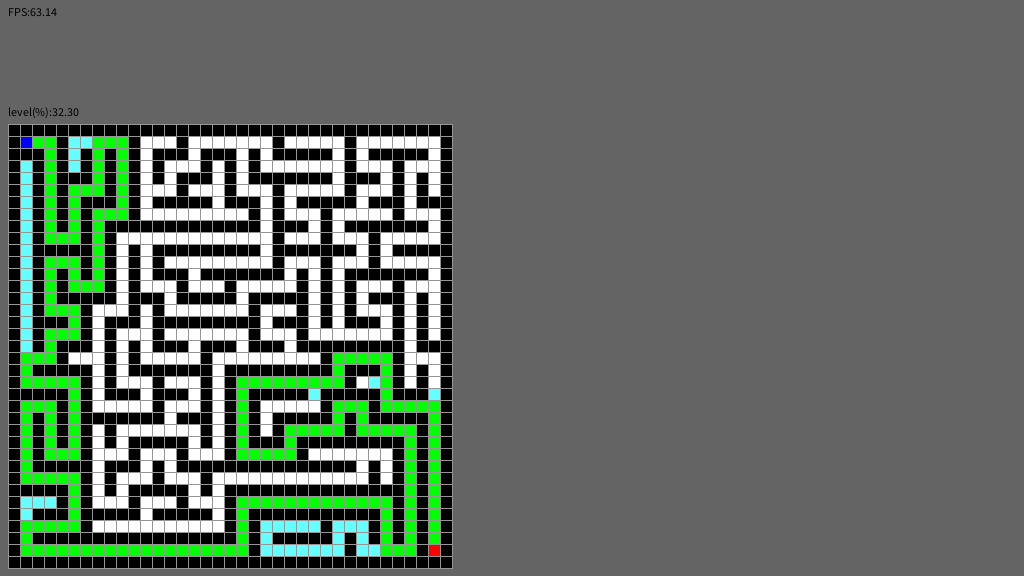
Frame 1 (no input)
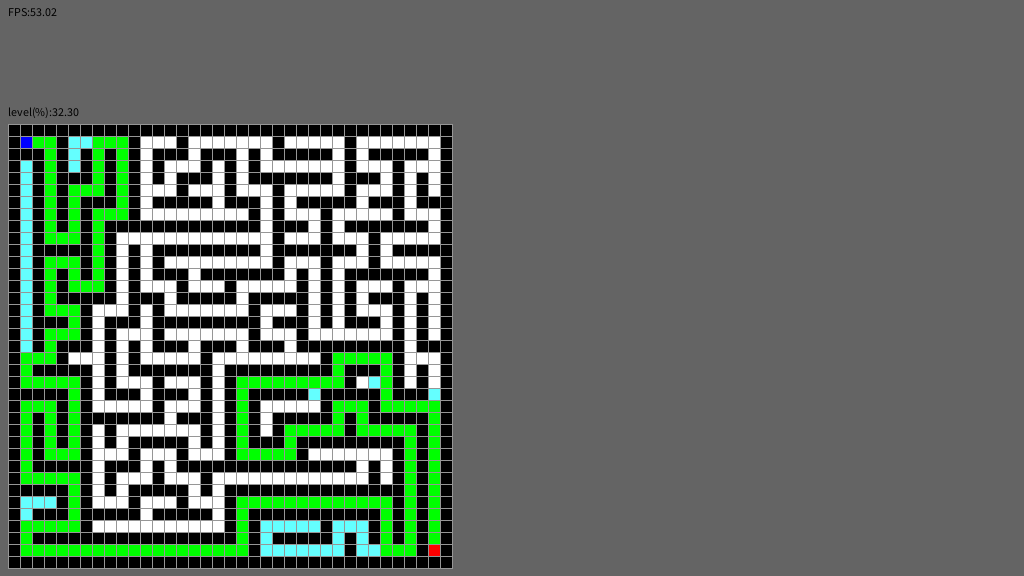
Frame 60 (the mouse pressed at the canvas centre just before this capture)
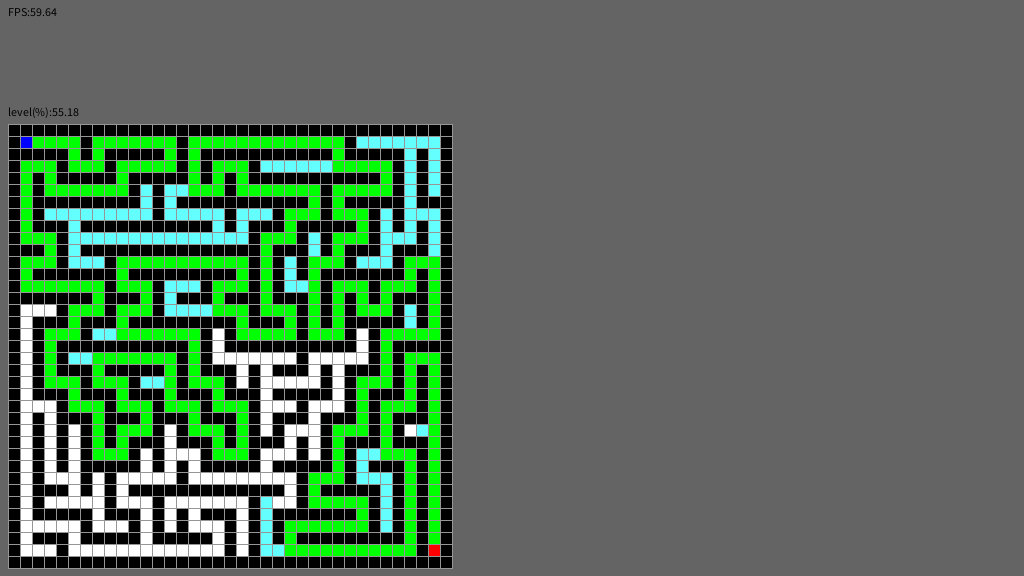
Frame 120 (the mouse held since frame 60 and released just before this capture)

The Processing sketch that drew these frames (run headless with seeded random() and noise(); from frame 60 on, the mouse is pressed at the canvas centre):

// Processing sketch: maze
// ── maze.pde
/** <a href="https://www.ugs.kochi-tech.ac.jp/260277p/maze_solver_3d/"> */

Maze_Generation stage;
Ui ui;

void settings() {
    // settings()関数は、Processingスケッチが初期化されるときに呼び出されます。
    // 通常、ウィンドウのサイズやピクセルのフォーマット、レンダリングエンジンなど、グローバルな設定を行うために使用されます。
    // この関数は省略可能で、定義されていない場合、Processingはデフォルトの設定を使用します。
    size(1024, 576);
    randomSeed(1);

    // 5以上の奇数
    stage = new Maze_Generation(37);
    ui = new Ui();
}

void setup() {
    // setup()関数は、settings()の後に1回だけ呼び出され、スケッチの初期化を行います。
    // 通常、一度だけ実行する必要のある初期化コードや、スケッチが開始されたときに行いたい初期化作業が含まれます。
    // translate(width / 2,height / 2);
    background(50,50,50);
}

int i = 0;
void draw() {
    // draw()関数は、setup()の後に繰り返し呼び出されます。
    //通常、1秒間に約60回呼び出され、連続的なアニメーションや動的な描画を行うために使用されます。
    // draw()には、フレームごとに更新される描画コードが含まれます。
    background(100,100,100);
    strokeWeight(0);
    if (i == 0) {
        if (mousePressed) {
            stage = new Maze_Generation(37);
        }
    }
    i++;
    if (i > 30) {
        i = 0;
    }
    //ui.mini_maze(stage.get_stage());
    ui.mini_maze(stage.get_stage_anser(),stage.get_distance());
    ui.fps();
    ui.level(stage.get_x(),stage.get_y(),stage.get_load(),stage.get_distance());

}


// https://algoful.com/Archive/Algorithm/MazeDig
// https://qiita.com/naru_1017/items/e4d017433372a313aeb3
// https://stone-program.com/python/algorithm/a-star-introduction/

// ── maze_generation.pde
import java.util.Arrays;
import java.util.Collections;
import java.util.Random;
import java.util.Comparator;
import java.util.HashSet;
import java.util.PriorityQueue;
import java.util.Objects;

public class Maze_Generation{
    private int[][] stage;//0:かべ 1:通路 2:スタート 3:ゴール
    private int[][] stage_anser;//0:かべ 1:通路 2:スタート 3:ゴール 4:探索箇所 5:最短経路
    private int x;
    private int y;
    private int[] start;
    private int[] goal;
    private int distance = 0;
    private int load = 0;
    private final int[][] dx = {{1,2} ,{ - 1, -2} ,{0,0} ,{0,0} };//x軸のベクトル
    private final int[][] dy = {{0,0} ,{0,0} ,{1,2} ,{ - 1, -2} };//y軸のベクトル

    public Maze_Generation(int x, int y) {
        initialize_stage(x,  y);
    }

    public Maze_Generation(int xy) {
        initialize_stage(xy,  xy);
    }
    public int[][] get_stage() {
        return this.stage;
    }
    public int[][] get_stage_anser() {
        return this.stage_anser;
    }
    public int get_distance() {
        return distance;
    }
    public int get_x() {
        return x;
    }
    public int get_y() {
        return y;
    }
    public int get_load() {
        return load;
    }
    private void initialize_stage(int x, int y) {
        // 5未満のサイズや偶数では生成できない
        if (x < 5) x = 5;
        if (y < 5) y = 5;
        if (x % 2 == 0) x++;
        if (y % 2 == 0) y++;
        this.x = x;
        this.y = y;
        this.stage = new int[this.y][this.x];
        this.stage_anser = new int[this.y][this.x];
        // 値の初期化
        for (int i = 0; i < this.y; i++) {
            for (int j = 0; j < this.x; j++) {
                this.stage[i][j] = 0;
            }
        }

        // 迷路生成
        this.start = new int[]{1,1};
        this.goal = new int[]{this.y - 2,this.x - 2};
        this.stage[this.start[0]][this.start[1]] = 1;
        generate_stage(this.start[0], this.start[1]);

        for (int i = 0; i < this.y; i++) {
            for (int j = 0; j < this.x; j++) {
                this.stage_anser[i][j] = this.stage[i][j];
                if (this.stage[i][j] == 1) {
                    load++;
                }
                // デバッグ用
                //print(this.stage[i][j]);
            }
            //println("");
        }

        // 迷路攻略
        a_star(this.start,this.goal);
        this.stage[this.start[0]][this.start[1]] = 2;
        this.stage[this.goal[0]][this.goal[1]] = 3;
    }

    // 迷路生成 穴掘り法
    private void generate_stage(int ny,int nx) {
        ArrayList<Integer> array = new ArrayList<Integer>(Arrays.asList(0, 1, 2, 3));
        Collections.shuffle(array); // ランダムに行く方向を決める

        for (int i : array) {

            if (ny + dy[i][1] < 1 || ny + dy[i][1] >=  this.y) { //周りの壁
                continue;
            }

            if (nx + dx[i][1] < 1 || nx + dx[i][1] >=  this.x) { //周りの壁
                continue;
            }

            if (stage[ny + dy[i][1]][nx + dx[i][1]] == 1) { //2ます先
                continue;
            }

            for (int j = 0; j < 2; j++) { //通路を掘る
                stage[ny + dy[i][j]][nx + dx[i][j]] = 1;
            }

            generate_stage(ny + dy[i][1], nx + dx[i][1]); //掘った先のところに移動
        }
    }

    // A*アルゴリズム
    public void a_star(int[] start,int[] end) {
        Node startNode = new Node(null, start[0], start[1]);
        startNode.setG(0);
        startNode.setH(0);
        startNode.setF(0);

        Node endNode = new Node(null, end[0], end[1]);
        endNode.setG(0);
        endNode.setH(0);
        endNode.setF(0);

        // 優先度付きキュー
        // 経路候補の保持
        PriorityQueue<Node> openList = new PriorityQueue<Node>(new Comparator<Node>() {
            @Override
            public int compare(Node n1, Node n2) {
                return Integer.compare(n2.f,n1.f);
            }
        });
        // openList.add(5);        // 要素の追加
        // int highestPriority = openList.poll();// 要素の取得（最も優先度が高い要素を削除して取得）
        // int highestPriority = openList.peek();// 要素の取得（最も優先度が高い要素を削除せず取得）NoRemove
        // boolean containsElement = openList.contains(8);// 要素の存在確認
        // int queueSize = openList.size();// openListの要素の数

        // 重複を許さない
        // 計算済みノード
        HashSet<Node> closedList = new HashSet<Node>();
        // closedList.add("Apple"); //要素の追加
        // closedList.remove("Banana"); //要素の削除
        // boolean containsOrange = closedList.contains("Orange"); //要素の存在確認
        // int setSize = closedList.size(); //要素の数

        openList.add(startNode);
        //Node out = null;
        while(!openList.isEmpty()) {

            Node currentNode = openList.poll();
            closedList.add(currentNode);
            //out = new Node(currentNode.getParent(),currentNode.getX(),currentNode.getY());
            if (currentNode.equals(endNode)) {
                reconstructPath(currentNode);
                return;
            }

            ArrayList<Node> children = new ArrayList<Node>();
            int[][] directions = {{0, -1} , {0, 1} , { - 1, 0} , {1, 0} };

            for (int[] direction : directions) {
                // ノードの位置を計算
                int[] nodePosition = {currentNode.getX() + direction[0], currentNode.getY() + direction[1]};

                // 移動不可能位置またはクローズリストにある場合は無視
                if (stage[nodePosition[1]][nodePosition[0]] != 1 || closedList.contains(new Node(null, nodePosition[0], nodePosition[1]))) {
                    continue;
                }

                Node newNode = new Node(currentNode, nodePosition[0], nodePosition[1]);
                children.add(newNode);
            }

            for (Node child : children) {

                child.setG((int)(Math.pow(child.getX() - this.start[1], 2) + Math.pow(child.getY() - this.start[0], 2)));
                child.setH((int)(Math.pow(this.goal[1] - child.getX(), 2) + Math.pow(this.goal[0] - child.getY(), 2)));
                child.setF(child.getG() + child.getH());

                for (Node openNode : openList) {
                    if (openNode.equals(child) && child.getG() > openNode.getG()) {
                        continue;
                    }
                }
                openList.add(child);
                this.stage_anser[child.getY()][child.getX()] = 4;
            }
        }
        //reconstructPath(out);
        return;
    }

    private void reconstructPath(Node current) {
        while(current != null) {
            stage_anser[current.getY()][current.getX()] = 5; // 最短経路に含まれるノードをマーク
            current = current.getParent();
            this.distance++;
        }

        // 最短経路を含んだ迷路を表示
        stage_anser[this.start[0]][this.start[1]] = 2;
        stage_anser[this.goal[0]][this.goal[1]] = 3;
        for (int i = 0; i < this.y; i++) {
            for (int j = 0; j < this.x; j++) {
                //print(stage_anser[i][j]);
            }
            //println("");
        }

    }

    // ノードクラス（迷路上のセルを表す）
    public class Node {
        private Node parent;
        private int x, y; // representing the position as (x, y)

        private int g; // スタートからの移動コスト値
        private int h; // 仮に見積もったコスト値
        private int f; // 合計コスト

        public Node(Node parent, int x, int y) {
            this.parent = parent;
            this.x = x;
            this.y = y;
            this.g = 0;
            this.h = 0;
            this.f = 0;
        }

        // Getters and setters for the fields
        public Node getParent() {
            return parent;
        }

        public void setParent(Node parent) {
            this.parent = parent;
        }

        public int getX() {
            return x;
        }

        public void setX(int x) {
            this.x = x;
        }

        public int getY() {
            return y;
        }

        public void setY(int y) {
            this.y = y;
        }

        public int getG() {
            return g;
        }

        public void setG(int g) {
            this.g = g;
        }

        public int getH() {
            return h;
        }

        public void setH(int h) {
            this.h = h;
        }

        public int getF() {
            return f;
        }

        public void setF(int f) {
            this.f = f;
        }

        @Override
        public boolean equals(Object obj) {
            if (this == obj) return true;
            if (obj == null || getClass() != obj.getClass()) return false;
            Node node = (Node) obj;
            return x == node.x && y == node.y;
        }

        @Override
        public int hashCode() {
            return Objects.hash(x, y);
        }
    }

}

// ── maze_ray2.pde
import java.util.ArrayList;

public class Maze_ray2{
    public Maze_ray2() {}

    private ArrayList<Ray2> maze_stage;

    private int[][] temp_stage;

    //0:かべ 1:通路 2:スタート 3:ゴール 4:探索箇所 5:最短経路
    public void create_ray2(int[][] stage) {
        int y = stage.length;
        int x = stage[0].length;

        temp_stage = new int[y][x];
        for (int j = 0; j < x; j++) {
            for (int i = 0; i < y; i++) {

                int currentCell = stage[i][j];

                // 自身が壁の場合 右に壁がある場合2桁目を1 下に…1桁目を1 それ以外0
                if (currentCell == 0) {
                    // 右
                    int right = (j < y - 1) ? stage[i][j + 1] : 0;
                    // 下
                    int below = (i < x - 1) ? stage[i + 1][j] : 0;

                    // 2進数の桁を更新
                    int binaryRepresentation = 0;
                    binaryRepresentation |= (right == 0) ? 1 : 0;
                    binaryRepresentation |= (below == 0) ? 2 : 0;

                    // 更新した2進数を使ってます目を更新
                    temp_stage[i][j] = binaryRepresentation;
                } else{
                    temp_stage[i][j] = 0;
                }
                temp_stage[y - 1][j] = 1;
                temp_stage[i][x - 1] = 2;
                temp_stage[y - 1][x - 1] = 0;
                // print(temp_stage[i][j]);
            }

            // print("\n");
        }

        ArrayList<Ray2> walls = new ArrayList<Ray2>();
        int margin = 8;
        int map_width = 14;
        for (int j = 0; j < x; j++) {
            for (int i = 0; i < y; i++) {
                if (temp_stage[i][j] == 2 || temp_stage[i][j] == 3) {
                    // print(i + 1,j + 1);
                    walls.add(new Ray2().with2p(new Vec2((i + 1) + (( -(map_width / 2) + margin) / 14),(j + 1) + 0.2 + (( -(map_width / 2) + margin * 3) / 14)).mult(14), new Vec2((i + 2) + (( -(map_width / 2) + margin) / 14),(j + 1) + 0.2 + (( -(map_width / 2) + margin * 3) / 14)).mult(14)));
                }
                if (temp_stage[i][j] == 1 || temp_stage[i][j] == 3) {
                    // print(i + 1,j + 1);
                    walls.add(new Ray2().with2p(new Vec2((i + 1) + (( -(map_width / 2) + margin) / 14),(j + 1) + 0.2 + (( -(map_width / 2) + margin * 3) / 14)).mult(14), new Vec2((i + 1) + (( -(map_width / 2) + margin) / 14),(j + 2) + 0.2 + (( -(map_width / 2) + margin * 3) / 14)).mult(14)));
                }

            }
            // print("\n");
        }
        maze_stage = walls;
    }
    public ArrayList<Ray2> get_maze_ray2() {
        return maze_stage;
    }
}

// ── player.pde
class Player {
    Vec2 pos;
    float angle;

    Player() {
        this.pos = new Vec2(0, 0);
        this.angle = 0;
    }
}

// ── ray2.pde
class Ray2 {
  Vec2 pos, way;

  Ray2(){}

  Ray2(Vec2 pos, Vec2 way) {
    this.pos = pos;
    this.way = way;
  }

  Ray2 with2p(Vec2 begin, Vec2 end) {
    return new Ray2(begin, end.sub(begin));
  }

  Vec2 begin() {
    return this.pos;
  }

  Vec2 end() {
    return this.pos.add(this.way);
  }

  Vec2 intersection(Ray2 r2) {
    Ray2 r1 = this;

    if (abs(r1.way.x) < 0.01)
      r1.way.x = 0.01;
    if (abs(r2.way.x) < 0.01)
      r2.way.x = 0.01;

    float t1 = r1.way.y / r1.way.x;
    float t2 = r2.way.y / r2.way.x;
    float x1 = r1.pos.x;
    float x2 = r2.pos.x;
    float y1 = r1.pos.y;
    float y2 = r2.pos.y;
    float sx = (t1 * x1 - t2 * x2 - y1 + y2) / (t1 - t2);
    float sy = t1 * (sx - x1) + y1;

    if (
      sx > min(r1.begin().x, r1.end().x) &&
      sx < max(r1.begin().x, r1.end().x) &&
      sx > min(r2.begin().x, r2.end().x) &&
      sx < max(r2.begin().x, r2.end().x)
    ) {
      return new Vec2(sx, sy);
    } else {
      return null;
    }
  }
  
}

// ── ui.pde
public class Ui{
    private final int margin = 8;
    private final int width = 12;
    private float avelevel;
    
    public Ui() {}
    
    
    public void fps() {
        String fps = "FPS:" + nf(frameRate, 0, 2);
        text(fps , margin, margin * 2);
    }
    
    // 平均Level40
    public void level(int x,int y,int load,int distance) {
        float v = (float) distance / (load) * 100;
        String level = "level(%):" + nf(v, 0, 2);
        text(level , margin,(height - y * width) - margin * 2);
    }
    
    public void mini_maze(int[][] stage,int distance) {
        int x = stage.length;
        int y = stage[0].length;
        strokeWeight(1);
        stroke(150,150,150);
        for (int i = 0; i < y; i++) {
            for (int j = 0; j < x; j++) {
                //0:かべ 1:通路 2:スタート 3:ゴール 4:探索箇所 5:最短経路
                if (stage[i][j] == 0) {
                    fill(0);
                } else if (stage[i][j] == 1) {
                    fill(255);
                } else if (stage[i][j] == 2) {
                    fill(0,0,255);
                } else if (stage[i][j] ==  3) {
                    fill(255,0,0);
                } else if (stage[i][j] == 4) {
                    fill(100,255,255);
                } else if (stage[i][j] == 5) {
                    fill(0,255,0);
                }
                rect(j * width + margin,(height - (y - i) * width) - margin, width, width);
            }
        }
    }
}
// ── userinput.pde
public class Userinput{
    private boolean w, a, s, d; // 移動
    private boolean j, l; // 視点左右

    public Userinput() {
        this.w = false;
        this.a = false;
        this.s = false;
        this.d = false;
        this.j = false;
        this.l = false;
    }

    public boolean[] get_key() {
        return new boolean[]{w,a,s,d,j,l};
    }

    public void keyin(int keyCode) {
        switch (keyCode) {
            case 'W':
                this.w = true;
                break;
            case 'A':
                this.a = true;
                break;
            case 'S':
                this.s = true;
                break;
            case 'D':
                this.d = true;
                break;
            case 'J':
                this.j = true;
                break;
            case 'L':
                this.l = true;
                break;
        }
    }

    public void keyrelese(int keyCode) {
        switch (keyCode) {
            case 'W':
                this.w = false;
                break;
            case 'A':
                this.a = false;
                break;
            case 'S':
                this.s = false;
                break;
            case 'D':
                this.d = false;
                break;
            case 'J':
                this.j = false;
                break;
            case 'L':
                this.l = false;
                break;
        }
    }
}

// ── vec2.pde
// ベクトル

class Vec2 {
    float x, y;

    Vec2(float x, float y) {
        this.x = x;
        this.y = y;
    }

    Vec2 add(Vec2 b) {
        Vec2 a = this;
        return new Vec2(a.x + b.x, a.y + b.y);
    }

    Vec2 sub(Vec2 b) {
        Vec2 a = this;
        return new Vec2(a.x - b.x, a.y - b.y);
    }

    Vec2 copy() {
        return new Vec2(this.x, this.y);
    }

    Vec2 mult(float s) {
        return new Vec2(s * this.x, s * this.y);
    }

    float mag() {
        return sqrt(sq(this.x) + sq(this.y));
    }
}
